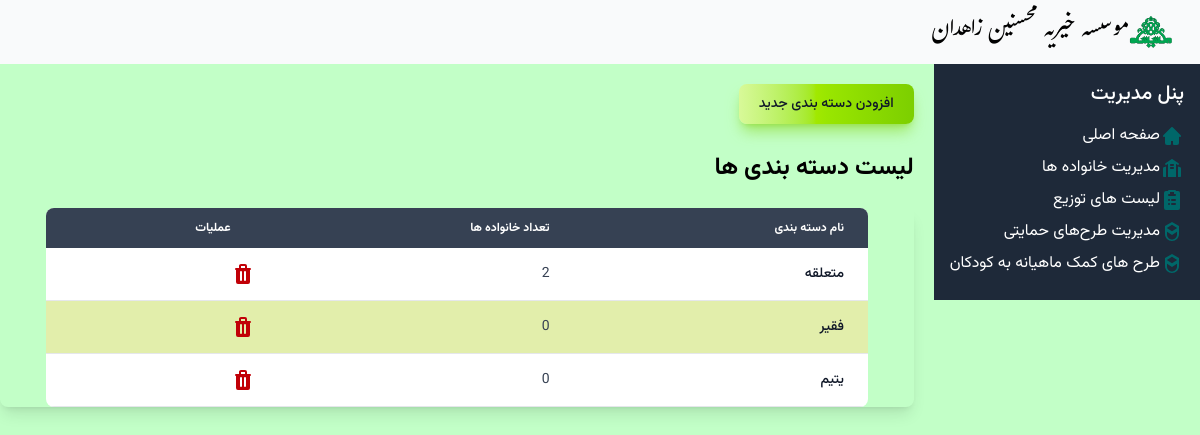
The app's page /family_type_list, older data.
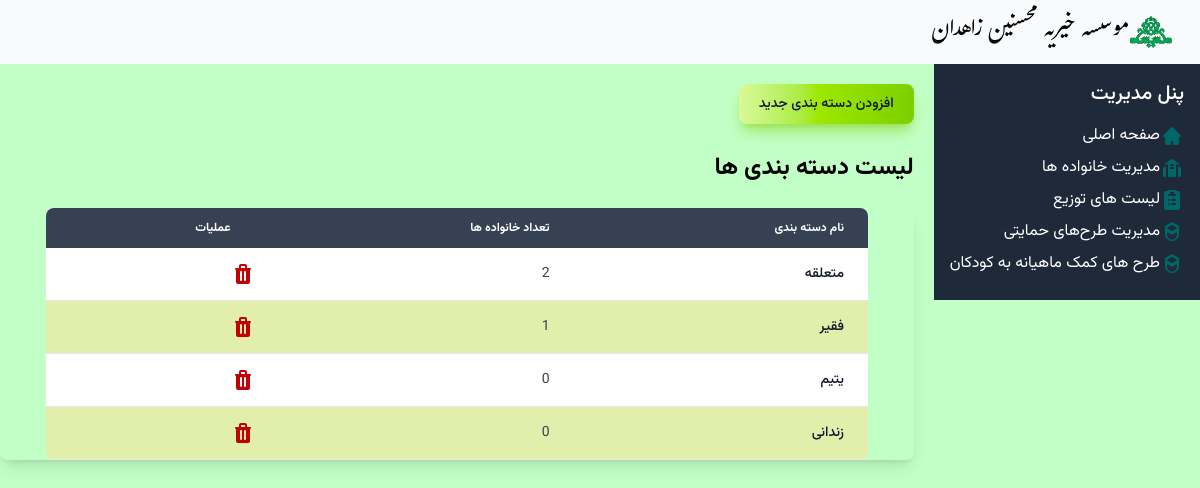
The same page, newer data.
### Mohsenin/models.py (models this page shows, shortened)
class Family_Type(models.Model):
    name = models.CharField(max_length=30)

### Mohsenin/Views/family_type.py (the view)
# urls.py: path("family_type_list", family_type.Family_Type_List_View.as_view(), name="family_type_list"),
class Family_Type_List_View(ListView):
      template_name = "Family_types/family_type_list.html"
      model = Family_Type
      context_object_name = "family_types"
      def get_context_data(self, **kwargs):
            context = super().get_context_data(**kwargs)
            family_type_counts = Family_Type.objects.annotate(
            family_count=Count('family')
            ).values('name', 'family_count')
            family_types = {item['name']: item['family_count'] for item in family_type_counts}
            print(family_types)
            context['type_count'] = family_types
            return context

### Mohsenin/templates/Family_types/family_type_list.html (shortened to what this page needs)
{% extends "base.html" %}
{% block content %}
<div class="py-5 vazir-medium no-print">
<button type="button" class="text-gray-900 bg-gradient-to-r from-lime-200 via-lime-400 to-lime-500 hover:bg-gradient-to-br focus:ring-4 focus:outline-none focus:ring-lime-300 dark:focus:ring-lime-800 shadow-lg shadow-lime-500/50 dark:shadow-lg dark:shadow-lime-800/80 font-medium rounded-lg text-sm px-5 py-2.5 text-center me-2 mb-2"><a href="{% url 'family_type_create' %}">افزودن دسته بندی جدید</a></button>
</div>
<h2 class="vazir-bold text-2xl">لیست دسته بندی ها</h2>
<br>
<div class="relative overflow-x-auto shadow-lg sm:rounded-lg border-none border-gray-700">
<table style="width: 90%;margin: auto;" class="w-full text-sm rtl:text-right text-gray-700 bg-white rounded-lg overflow-hidden">
        <thead class="text-xs text-gray-700 uppercase bg-gray-700 text-white">
      <tr class='vazir-semibold'>
        <th scope="col" class="px-6 py-3 text-end">نام دسته بندی</th>
        <th scope="col" class="px-6 py-3 text-right">تعداد خانواده ها</th>
        <th scope="col" class="px-6 py-3 text-right">عملیات</th>
      </tr>
</thead>
<tbody>
    {% for family_type in family_types %}
    <tr class="border-b border-gray-200 hover:bg-gray-50  vazir-normal">
        <th scope="row" class="px-6 py-4 font-medium text-gray-900 whitespace-nowrap">{{ family_type.name }}</th>
          <td class="px-6 py-4">
            {% for key,val in type_count.items %}
                  {% if key == family_type.name %}
                    {{ val }}
                  {% endif %}
            {% endfor %}
          </td>
        <td  class="no-print">
            <div class="flex space-x-1">
            <a href="{% url 'family_type_delete' family_type.pk %}"class="text-red-700 text-sm">
            </a>
        </div>
            </td>
    </tr>
    {% endfor %}
</tbody>
</table>
</div>
{% endblock %}

Row changes from the older to the newer data that the page shows:
added Family_Type: name "زندانی", type_count "0"
Text that changed along with them:
new list line: "1"
list line gone: "0"
